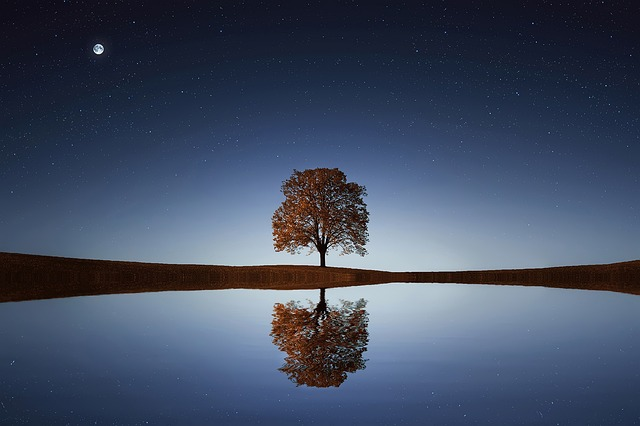
%> input picture p1/arbol_640x426.jpg, 640 x 426 px
$ octave script.m   (GNU Octave 9; MATLAB toolbox functions it lacks are replaced by stand-ins)
%> lines starting %> are read from the running program, lines starting %| are printed output that depends on the picture
%> further down, imagen is the input picture: size 426x640x3 uint8; mean R, G, B 65.1, 76.4, 98.3
### p1/RGBTOYCbCr.m
function [YCbCr] = RGBTOYCbCr(RGB)

    RGB_d = double(RGB);

    R = RGB_d(:, :, 1);
    G = RGB_d(:, :, 2);
    B = RGB_d(:, :, 3);

    Y  = 0.2126 * R + 0.7152 * G + 0.0722 * B + 16;
    Cb = 0.5389 * (B - Y) + 128;
    Cr = 0.6350 * (R - Y) + 128;
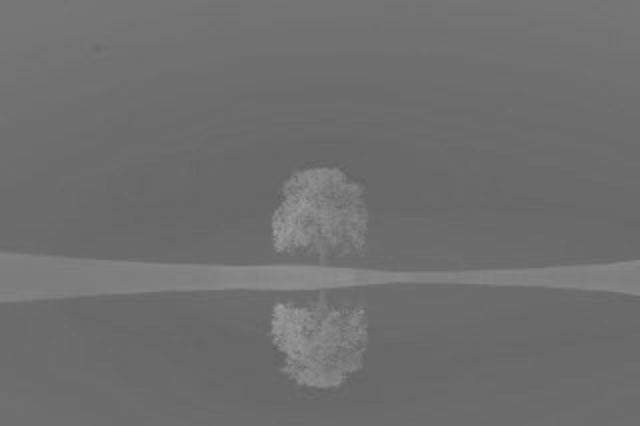
%> Cr: size 426x640 double; min 98.78, max 156.8, mean 111.2

    YCbCr_double = cat(3, Y, Cb, Cr);
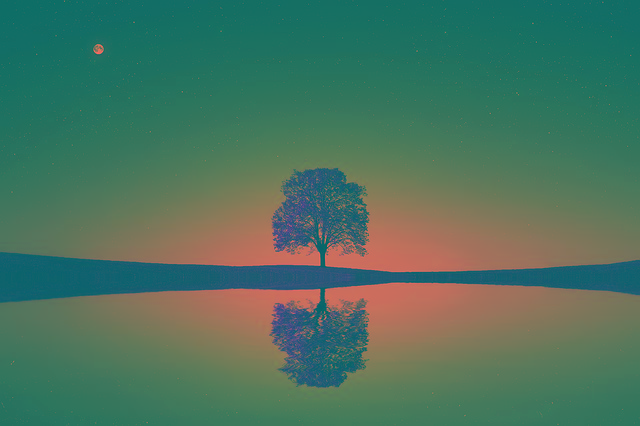
%> YCbCr_double: size 426x640x3 double; mean R, G, B 91.6, 131.6, 111.2; drawn with min black and max white

    YCbCr = uint8(YCbCr_double);
end

### p1/CalculaEntropia.m
function [H] = CalculaEntropia(img)

    vector_img = double(reshape(img, [], 1));

    frecuencias = groupcounts(vector_img);

    N = length(vector_img);
    p = frecuencias / N;

    p(p == 0) = [];

    H = -sum(p .* log2(p));
end

### p1/script.m
%% Ejercicio 1. Conversión del espacio de color RGB a YCbCr
%% 1.1
clc
close all

imagen = imread('arbol_640x426.jpg');
figure, imshow(imagen)
%% 1.2
clc
close all

[imagen_YCbCr] = RGBTOYCbCr(imagen);
Y_comp  = imagen_YCbCr(:, :, 1);
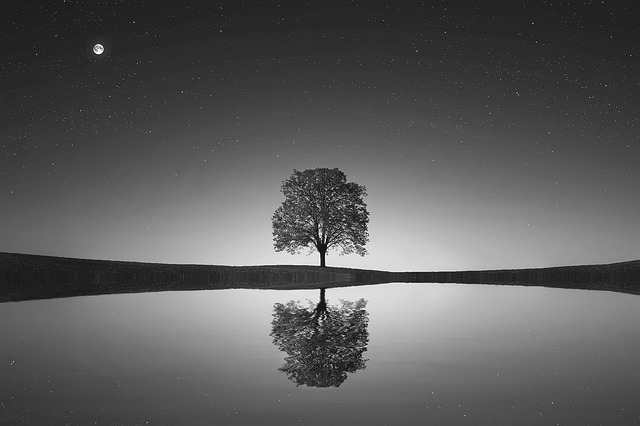
%> Y_comp: size 426x640 uint8; min 16, max 255, mean 91.6
Cb_comp = imagen_YCbCr(:, :, 2);
Cr_comp = imagen_YCbCr(:, :, 3);

figure('Name', 'Componentes YCbCr', 'NumberTitle', 'off');

subplot(3, 1, 1);
imshow(Y_comp), axis auto;
title('Componente Y (Luminancia)');

subplot(3, 1, 2);
imshow(Cb_comp), axis auto;
title('Componente Cb');

subplot(3, 1, 3);
imshow(Cr_comp), axis auto;
title('Componente Cr');
%% Ejercicio 2. Cálculo de la entropía y representación con histograma.

%% 2.1
clc
close all
clear all

% 1. Cargar las imágenes en RGB
rgb_caballos = imread('caballos_640x427.jpg');
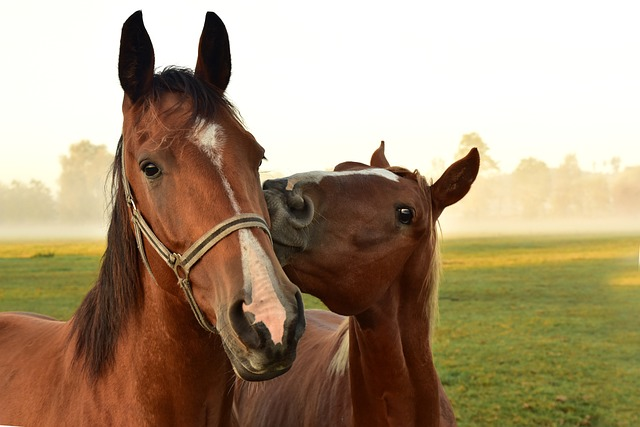
%> input picture p1/caballos_640x427.jpg, 640 x 427 px
%> rgb_caballos is the input picture: size 427x640x3 uint8; mean R, G, B 170.1, 150.7, 123.5
rgb_arbol = imread('arbol_640x426.jpg');
rgb_niebla = imread('niebla_640x456.jpg');
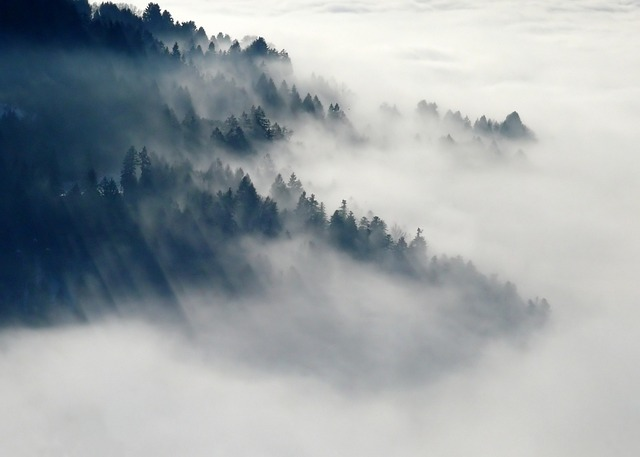
%> input picture p1/niebla_640x456.jpg, 640 x 457 px
%> rgb_niebla is the input picture: size 457x640x3 uint8; mean R, G, B 158.2, 165.1, 168.5

% 2. Convertir a escala de grises
gris_caballos = rgb2gray(rgb_caballos);
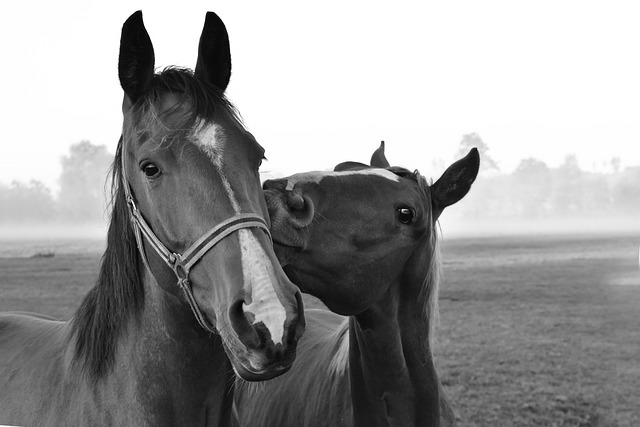
%> gris_caballos: size 427x640 uint8; min 0, max 255, mean 153.5
gris_arbol = rgb2gray(rgb_arbol);
gris_niebla = rgb2gray(rgb_niebla);
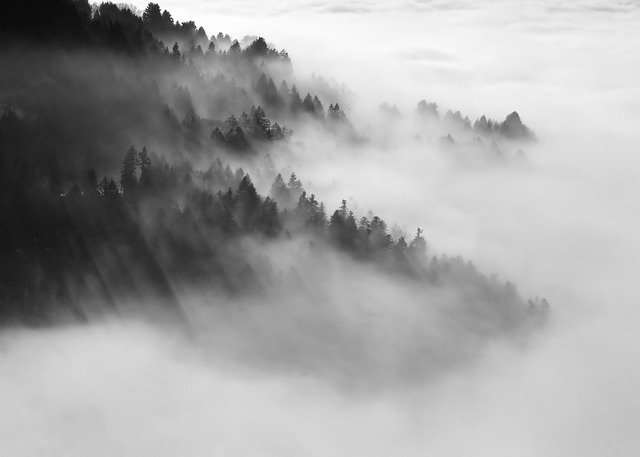
%> gris_niebla: size 457x640 uint8; min 9, max 255, mean 163.5
%> the run ends on the next line

% 3. Calcular entropía usando nuestra función
H_caballos = CalculaEntropia(gris_caballos);
